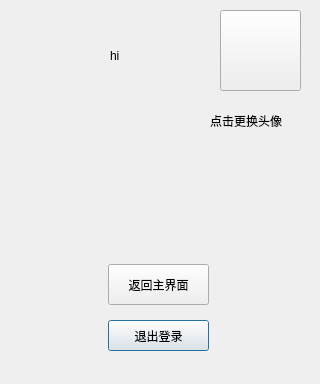
<?xml version="1.0" encoding="UTF-8"?>
<ui version="4.0">
 <class>UserDialog</class>
 <widget class="QDialog" name="UserDialog">
  <property name="geometry">
   <rect>
    <x>0</x>
    <y>0</y>
    <width>320</width>
    <height>384</height>
   </rect>
  </property>
  <property name="windowTitle">
   <string>个人信息</string>
  </property>
  <widget class="QToolButton" name="changeBtn">
   <property name="geometry">
    <rect>
     <x>220</x>
     <y>10</y>
     <width>81</width>
     <height>81</height>
    </rect>
   </property>
   <property name="text">
    <string/>
   </property>
  </widget>
  <widget class="QPushButton" name="offBtn">
   <property name="geometry">
    <rect>
     <x>108</x>
     <y>320</y>
     <width>101</width>
     <height>31</height>
    </rect>
   </property>
   <property name="text">
    <string>退出登录</string>
   </property>
  </widget>
  <widget class="QLabel" name="hilabel">
   <property name="geometry">
    <rect>
     <x>110</x>
     <y>40</y>
     <width>81</width>
     <height>31</height>
    </rect>
   </property>
   <property name="text">
    <string>hi</string>
   </property>
  </widget>
  <widget class="QPushButton" name="back_home_Btn">
   <property name="geometry">
    <rect>
     <x>108</x>
     <y>264</y>
     <width>101</width>
     <height>41</height>
    </rect>
   </property>
   <property name="text">
    <string>返回主界面</string>
   </property>
  </widget>
  <widget class="QLabel" name="label">
   <property name="geometry">
    <rect>
     <x>130</x>
     <y>210</y>
     <width>67</width>
     <height>17</height>
    </rect>
   </property>
   <property name="text">
    <string/>
   </property>
  </widget>
  <widget class="QLabel" name="label_2">
   <property name="geometry">
    <rect>
     <x>210</x>
     <y>100</y>
     <width>101</width>
     <height>41</height>
    </rect>
   </property>
   <property name="text">
    <string>点击更换头像</string>
   </property>
  </widget>
 </widget>
 <resources/>
 <connections/>
</ui>
